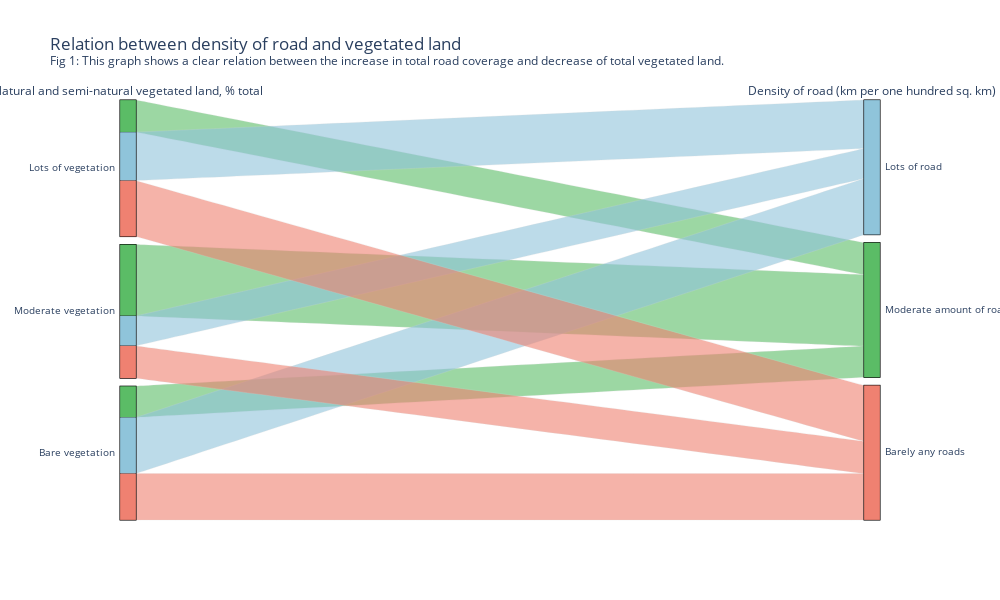

Notebook source saved alongside this figure:
### Markdown cell above
# Industry, infrastructure, and nature.

With industry it is understandable that plenty of advanced infrastructure must follow. Things such as airports, railroads and roads are all natural results of an advancing society. These improvements in local infrastructure are a direct sign of an increase in wealth since you would rarely see dirt and gravel roads in an advanced first world country. As more and more infrastructure is installed within a country said country often finds itself in the position of being able to shape the rest of its land in whatever way it pleases bringing plenty of other features to its nation.

It might therefore be interesting to investigate just how a rise in industry and infrastructure might affect local nature.

### Code cell
%store -r fig1
%store -r fig2

fig1.show()

### Figure 1 — Plotly figure (JSON) as saved in the notebook; plotly's stock layout.template omitted (floating-point values rounded to 4 significant figures; data arrays with more than 128 entries replaced by an {"elided": "..."} marker saying what was removed)
{"data": [{"dimensions": [{"categoryarray": ["Lots of vegetation", "Moderate vegetation", "Bare vegetation"], "categoryorder": "array", "label": "Natural and semi-natural vegetated land, % total", "values": {"elided": "3828 str values"}}, {"categoryarray": ["Lots of road", "Moderate amount of road", "Barely any roads"], "categoryorder": "array", "label": "Density of road (km per one hundred sq. km)", "values": {"elided": "3828 str values"}}], "line": {"color": {"elided": "3828 str values"}}, "type": "parcats"}], "layout": {"height": 600, "title": {"text": "Relation between density of road and vegetated land <br><sup>Fig 1: This graph shows a clear relation between the increase in total road coverage and decrease of total vegetated land.</sup>"}, "width": 1000}}
